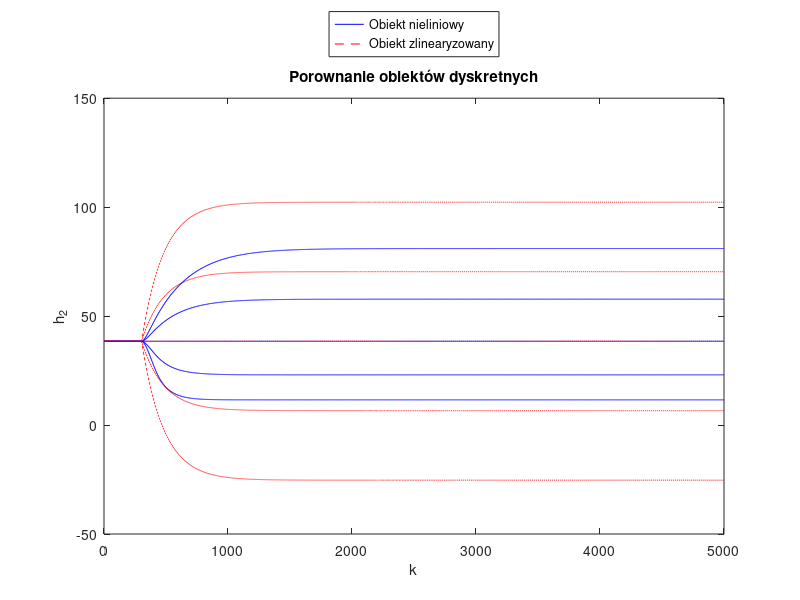

This figure's MATLAB source:
clc;
clear all;

%Constants
A1 = 505;
C2 = 0.65;
ap1 = 23; %alfa_1
ap2 = 15; %alfa_2

%Punkt pracy
tau = 120;
h2_0 = 38.44;
h1_0 = 16.34;
F1 = 78;
FD = 15;

F10 = 78;
FD0 = 15;

%Objetośc punktu pracy
% v2_0 = h2_0^2 * C2;
% v1_0 = h1_0 * A1;

t_sym = 5000; %czas symulacji
T = 1; %krok

%warunki_początkowe
kp = tau/T + 2;
% v1(1:kp) = v1_0;
% v2(1:kp) = v2_0;
h1(1:kp) = h1_0;
h2(1:kp) = h2_0;
h1_n(1:kp) = h1_0;
h2_n(1:kp) = h2_0;
F1in(1:T:t_sym/T) = F1;
FDc(1:T:t_sym/T) = FD;
figure;

for P = 36:21:120
    h2(1:kp) = h2_0;
    h1(1:kp) = h1_0;
    h1_n(1:kp) = h1_0;
    h2_n(1:kp) = h2_0;
    for k = kp:t_sym/T
        if k/T > 180
            F1in(k) = P;
        end
        %Obiekt zlinearyzowany
          h1(k) = h1(k-1) + T*(F1in(k-1-(tau/T)) + FDc(k-1) - ap1 * (sqrt(h1_0) + (h1(k-1) - h1_0)/(2*sqrt(h1_0))))/A1;
          h2(k) = h2(k-1) + T*((ap1 * sqrt(h1_0) - ap2 * sqrt(h2_0))/(2*C2*h2_0)   +    ap1*(h1(k-1) - h1_0)/(4*C2*(sqrt(h1_0)))    -   ap2*(h2(k-1) - h2_0)/(4*C2*(nthroot((h2_0 * h2_0),3))));
        %Obiekt nieliniowy
          h1_n(k) = h1_n(k-1) + T*(F1in(k-1-(tau/T)) + FDc(k-1) - ap1 * sqrt(h1_n(k-1)))/A1;
          h2_n(k) = h2_n(k-1) + T*(ap1 * sqrt(h1_n(k-1)) - ap2 * sqrt(h2_n(k-1)))/(2*C2*h2_n(k-1));
    end
    stairs((1:k),h2_n,"b")
    hold on
    stairs((1:k),h2,"--r");
    clear h2
    clear h1
    clear h2_n
    clear h1_n
end
xlabel("k"); ylabel("h_2");
title("Porownanie obiektów dyskretnych")
legend("Obiekt nieliniowy","Obiekt zlinearyzowany","Location","northoutside")
print('porow_2_obiekt.png','-dpng','-r400')